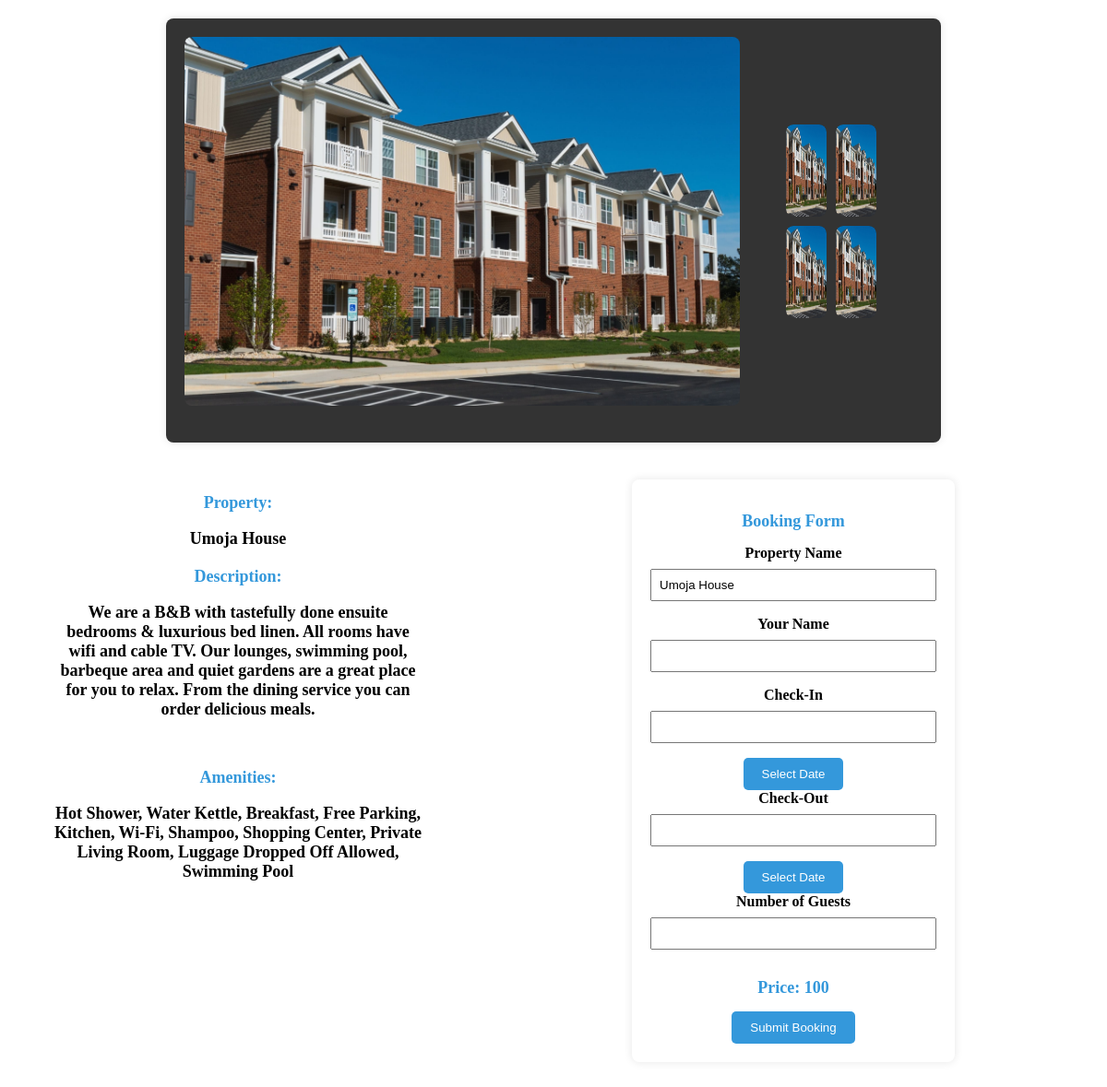
The page /booking/ on the database its author committed.
### tables this page shows
CREATE TABLE properties (
                id INTEGER PRIMARY KEY AUTOINCREMENT,
                name TEXT NOT NULL,
                image BLOB NOT NULL,
                description TEXT NOT NULL,
                thumbnail BLOB NOT NULL,
                interiorimg1 BLOB NOT NULL,
                interiorimg2 BLOB NOT NULL,
                interiorimg3 BLOB NOT NULL,
                interiorimg4 BLOB NOT NULL,
                Price INTEGER NOT NULL,
                Amenities TEXT NOT NULL
            );

### app.py (the view)
@app.route('/booking/', defaults={'property_id': None})
@app.route('/booking/<int:property_id>')
def booking(property_id):
    try:
        with sqlite3.connect('users.db') as connection:
            cursor = connection.cursor()
            if property_id is None:
                cursor.execute("SELECT id FROM properties ORDER BY RANDOM() LIMIT 1")
                property_id = cursor.fetchone()[0]
            cursor.execute("SELECT * FROM properties WHERE id=?", (property_id,))
            property_data = cursor.fetchone()
        if property_data:
            return render_template('booking_details.html', property_data=property_data)
        else:
            return render_template('error.html', error='Property not found')
    except Exception as e:
        print(f"Error fetching property information: {e}")
        return render_template('error.html', error=str(e))

### templates/booking_details.html (shortened to what this page needs)
<!DOCTYPE html>
<html lang="en">
<head>
   <link rel="stylesheet" href="https://cdnjs.cloudflare.com/ajax/libs/pikaday/1.8.2/css/pikaday.css" />
<link rel="stylesheet" href="https://cdn.jsdelivr.net/npm/sweetalert2@11/dist/sweetalert2.min.css">
</head>
<body>
    <div class="booking-details-container">
        <img src="/{{ property_data[2] }}" alt="{{ property_data[0] }}" class="property-image">
        <div class="additional-images-container">
            <div class="additional-image">
                <img src="/{{ property_data[5] }}" alt="{{ property_data[0] }}">
            </div>
            <div class="additional-image">
                <img src="/{{ property_data[6] }}" alt="{{ property_data[0] }}">
            </div>
            <div class="additional-image">
                <img src="/{{ property_data[7] }}" alt="{{ property_data[0] }}">
            </div>
            <div class="additional-image">
                <img src="/{{ property_data[8] }}" alt="{{ property_data[0] }}">
            </div>
        </div>
        </div>
        <div class="container">
        <div class="booking-details-container1">
            <h2>Property: <p>{{ property_data[1] }}</p></h2>
            <h2>Description: <p>{{ property_data[3] }}</p></h2><br>
            <h2>Amenities: <p>{{ property_data[10] }}</p></h2>
        </div>
        <div class="booking-details-container2">
            <h2>Booking Form</h2>
            <form action="/submit_booking" method="post">
                <label for="property_name">Property Name</label>
                <input type="text" id="property_name" name="property_name" value="{{ property_data[1] }}" readonly>
                <label for="guest_name">Your Name</label>
                <input type="text" id="guest_name" name="guest_name" required>
                <label for="check_in">Check-In</label>
                <input type="text" id="check_in" name="check_in" readonly>
                <button type="button" onclick="openCalendar('check_in')">Select Date</button>
                <label for="check_out">Check-Out</label>
                <input type="text" id="check_out" name="check_out" readonly>
                <button type="button" onclick="openCalendar('check_out')">Select Date</button>
                <label for="guests">Number of Guests</label>
                <input type="number" id="guests" name="guests" required>
                <div id="price-section">
                    <h2>Price: <span id="calculated-price">{{ property_data[9] }}</span></h2>
                </div>
                <button type="button" onclick="showPopupForm()">Submit Booking</button>
                            </form>
        </div>
        </div>
</body>
</html>

### templates/booking_details.html (style rules this page uses)
.booking-details-container { max-width: 800px; margin: 20px auto; background-color: #333; padding: 20px; border-radius: 8px; box-shadow: 0 0 10px rgba(0, 0, 0, 0.1); text-align: center; display: flex; align-items: center; }
.booking-details-container1 { max-width: 400px; background-color: white; padding: 20px; border-radius: 8px; box-shadow: 0 0 10px rgba(0, 0, 0, 0.0); text-align: center; align-self: start; margin-left: 0; }
.booking-details-container2 { max-width: 400px; background-color: white; padding: 20px; border-radius: 8px; box-shadow: 0 0 10px rgba(0, 0, 0, 0.0); text-align: center; margin-left: auto; }
.property-image { width: 100%; height: 400px; border-radius: 8px; margin-bottom: 20px; display: block; margin-left: auto; margin-right: auto; }
.additional-images-container { display: grid; grid-template-rows: repeat(2, 1fr); grid-template-columns: repeat(2, 1fr); gap: 10px; margin-bottom: 20px; margin-left: 50px; margin-right: 50px; }
.additional-image { width: 100%; border-radius: 8px; overflow: hidden; }
.additional-image img { width: 100%; height: 100px; border-radius: 8px; display: flex; margin: 0 auto; }
h2 { color: #3498db; font-size: large; }
p { color: black; margin-bottom: 20px; }
.container { display: flex; }
.booking-details-container1, .booking-details-container2 { max-width: 400px; background-color: white; padding: 20px; border-radius: 8px; box-shadow: 0 0 10px rgba(0, 0, 0, 0.0); text-align: center; margin: 0 50px; }
.booking-details-container1 { align-self: start; margin-left: 30px; }
.booking-details-container2 { margin-left: auto; }
.booking-details-container2 { max-width: 400px; margin: 20px auto; background-color: #fff; padding: 20px; border-radius: 8px; box-shadow: 0 0 10px rgba(0, 0, 0, 0.1); }
label { display: block; margin-bottom: 8px; font-weight: bold; }
input { width: 100%; padding: 8px; margin-bottom: 16px; box-sizing: border-box; }
button { background-color: #3498db; color: #fff; padding: 10px 20px; border: none; border-radius: 5px; cursor: pointer; }

### rows shown on the page
properties: image (picture), interiorimg1 (picture), interiorimg2 (picture), interiorimg3 (picture), interiorimg4 (picture), name "Umoja House", description "We are a B&B with tastefully done ensuite bedrooms & luxurious bed linen. All rooms have wifi and cable TV. Our lounges, swimming pool, barbeque area and quiet gardens are a great place for you to relax. From the dining service you can order delicious meals.", Amenities "Hot Shower, Water Kettle, Breakfast, Free Parking, Kitchen, Wi-Fi, Shampoo, Shopping Center, Private Living Room, Luggage Dropped Off Allowed, Swimming Pool", property_name "Umoja House", Price "100"
